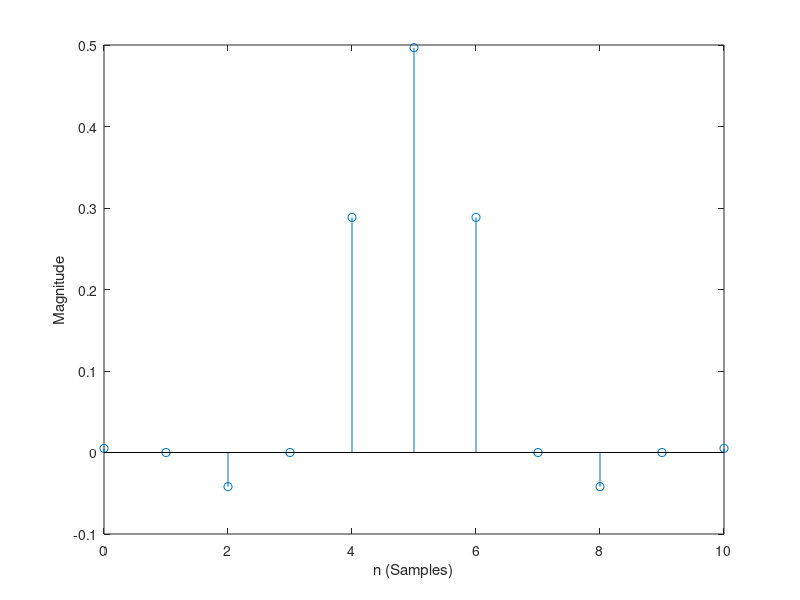

The MATLAB source for this figure:
% 
n = 0:10;
h = [0.00506, 0, -0.04194, 0, 0.28848,0.49679, 0.28848, 0, -0.04194, 0, 0.00506];
stem(n,h)
xlabel('n (Samples)')
ylabel('Magnitude')